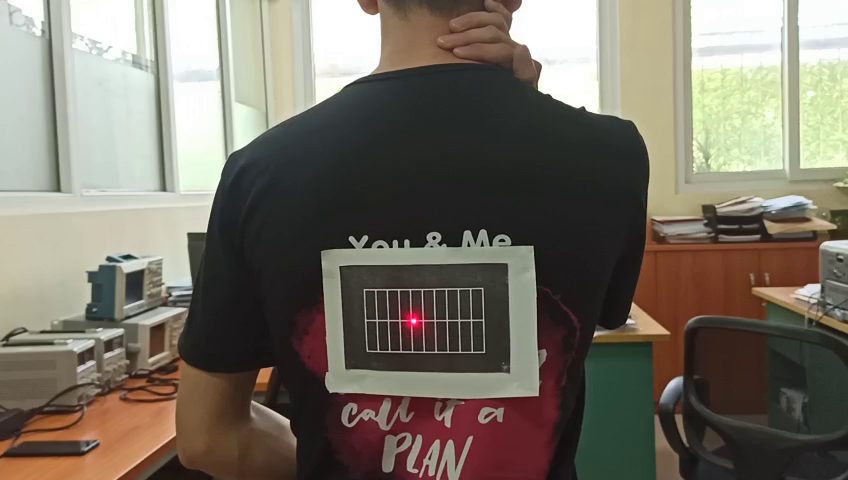
#> input picture frame 33 of video/13t6_BW.mp4, 848 x 480 px, given in place of video 13t6.mp4, which was not available
$ python Caculate_laser_point.py
#> lines starting #> are read from the running program, lines starting #| are printed output that depends on the picture; after the words box and inside, x2 and y2 are one past the last pixel; in counts of white or black regions, pixels touching at a corner belong together; pictures that were not available may be replaced by others from this repository, and a replacement may not be noted
from skimage.filters import threshold_local
import numpy as np
import argparse
import cv2
import imutils
import matplotlib.pyplot as plt


def order_points(pts):
    # initialzie a list of coordinates that will be ordered
    # such that the first entry in the list is the top-left,
    # the second entry is the top-right, the third is the
    # bottom-right, and the fourth is the bottom-left
    rect = np.zeros((4, 2), dtype="float32")
    # the top-left point will have the smallest sum, whereas
    # the bottom-right point will have the largest sum
    s = pts.sum(axis=1)
    rect[0] = pts[np.argmin(s)]
    rect[2] = pts[np.argmax(s)]
    # now, compute the difference between the points, the
    # top-right point will have the smallest difference,
    # whereas the bottom-left will have the largest difference
    diff = np.diff(pts, axis=1)
    rect[1] = pts[np.argmin(diff)]
    rect[3] = pts[np.argmax(diff)]
    # return the ordered coordinates
    return rect


def four_point_transform(image, pts):
    # obtain a consistent order of the points and unpack them
    # individually
    rect = order_points(pts)
    (tl, tr, br, bl) = rect
    # compute the width of the new image, which will be the
    # maximum distance between bottom-right and bottom-left
    # x-coordiates or the top-right and top-left x-coordinates
    widthA = np.sqrt(((br[0] - bl[0]) ** 2) + ((br[1] - bl[1]) ** 2))
    widthB = np.sqrt(((tr[0] - tl[0]) ** 2) + ((tr[1] - tl[1]) ** 2))
    maxWidth = max(int(widthA), int(widthB))
    # compute the height of the new image, which will be the
    # maximum distance between the top-right and bottom-right
    # y-coordinates or the top-left and bottom-left y-coordinates
    heightA = np.sqrt(((tr[0] - br[0]) ** 2) + ((tr[1] - br[1]) ** 2))
    heightB = np.sqrt(((tl[0] - bl[0]) ** 2) + ((tl[1] - bl[1]) ** 2))
    maxHeight = max(int(heightA), int(heightB))
    # now that we have the dimensions of the new image, construct
    # the set of destination points to obtain a "birds eye view",
    # (i.e. top-down view) of the image, again specifying points
    # in the top-left, top-right, bottom-right, and bottom-left
    # order
    dst = np.array([
        [0, 0],
        [maxWidth - 1, 0],
        [maxWidth - 1, maxHeight - 1],
        [0, maxHeight - 1]], dtype="float32")
    # compute the perspective transform matrix and then apply it
    M = cv2.getPerspectiveTransform(rect, dst)
    warped = cv2.warpPerspective(image, M, (maxWidth, maxHeight))
    # return the warped image
    return warped


# Doc file video (khoảng 60 khung/s)
cap = cv2.VideoCapture("video/video 13t6.mp4")

# Khai báo tạo video
# fourcc = cv2.VideoWriter_fourcc(*'XVID')
# outVideo = cv2.VideoWriter('output.avi', fourcc, 5, (1280, 720))

blackLower = (0, 0, 0)
blackUpper = (255, 150, 120)

whiteLower = (0, 0, 245)
whiteUpper = (255, 255, 255)

cXPre = 1
cYPre = 1
frameThu = 0
vel = 0
new_width = 1096
new_height = 800

disTwoPoint = []

while True:
    # Read a new frame
    ok, frame = cap.read()
#> frame is the input picture: shape (480, 848, 3); mean B, G, R 101.1, 112.7, 119.2
    if not ok:
        # Neu khong doc duoc tiep thi out
        break
    else:
        frameThu += 1

    fileNameOrig = 'anhOrig%s.jpg' % (frameThu)
    print(fileNameOrig)
    cv2.imwrite(fileNameOrig, frame)

    ratio = frame.shape[0] / 500.0  # Chiều cao ảnh chuẩn hóa(chia cho 500)
    orig = frame.copy()
    frame = imutils.resize(frame, height=500)
#> frame: shape (500, 883, 3)

    # convert the image to grayscale, blur it, and find edges
    # in the image
    blurred = cv2.GaussianBlur(frame, (5, 5), 0)
    hsv = cv2.cvtColor(blurred, cv2.COLOR_BGR2HSV)
#> hsv: shape (500, 883, 3); mean H, S, V 46, 53.7, 122.5

    gray = cv2.cvtColor(blurred, cv2.COLOR_BGR2GRAY)
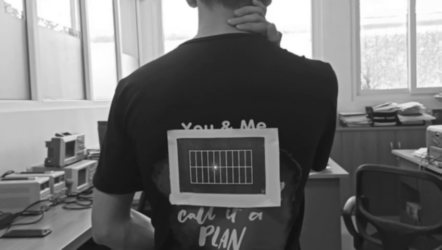
#> gray: shape (500, 883) (shown at 1/2 size); min 16, max 255, mean 113.2
    edged = cv2.Canny(gray, 75, 200)
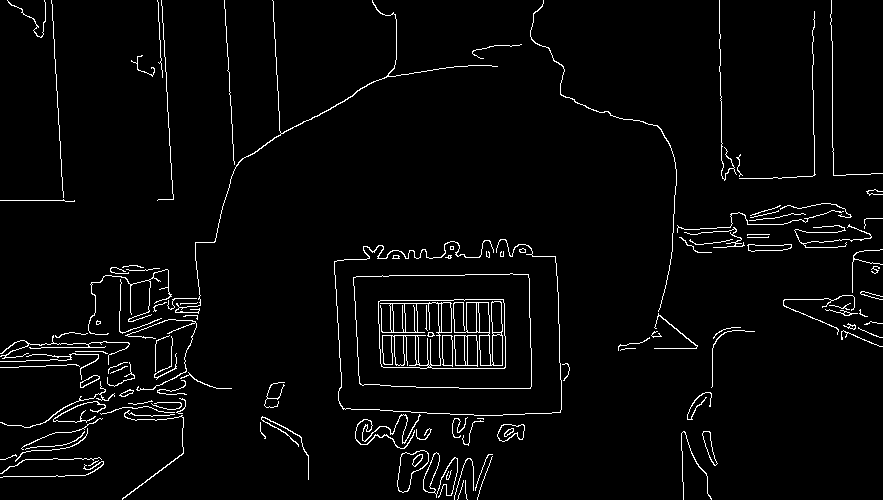
#> edged: shape (500, 883); 3.2% white in thin lines or dots

    mask = cv2.inRange(hsv, blackLower, blackUpper)
#> mask: shape (500, 883); 48.5% white; 87 white regions (55 under 20 px), largest, box (x1, y1, x2, y2) and area: (0, 35, 883, 500) 180437, (353, 274, 532, 389) 18725, (678, 213, 883, 338) 6796

    mask = cv2.erode(mask, None, iterations=2)
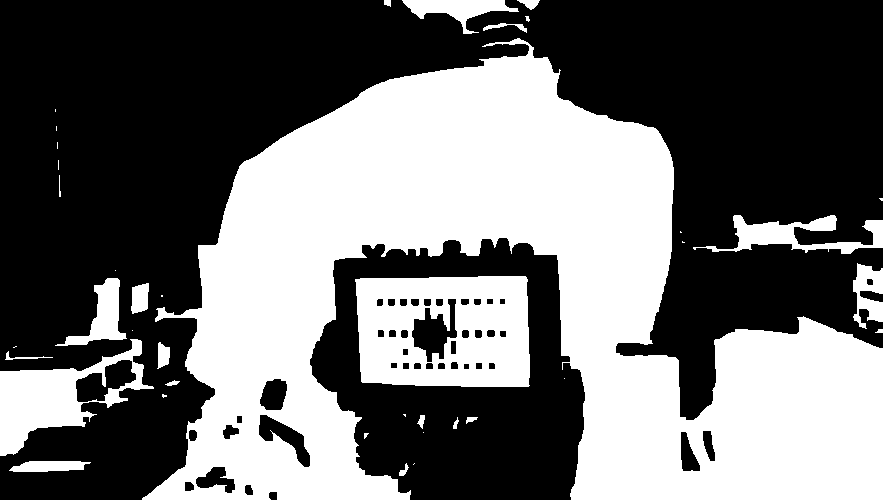
#> mask: shape (500, 883); 42.9% white; 39 white regions (18 under 20 px), largest, box (x1, y1, x2, y2) and area: (142, 38, 883, 500) 157482, (355, 276, 530, 387) 15884, (0, 339, 154, 456) 6649
    mask = cv2.dilate(mask, None, iterations=2)
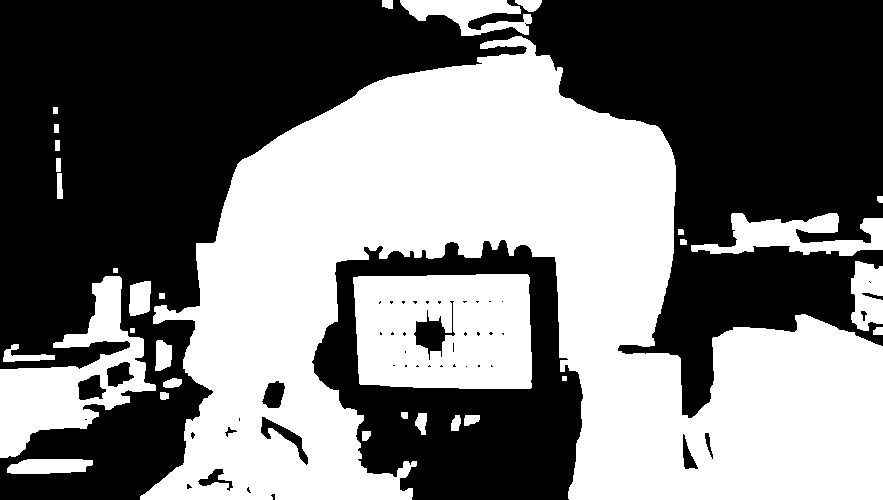
#> mask: shape (500, 883); 47.1% white; 32 white regions
    # show the original image and the edge detected image
    # print("STEP 1: Edge Detection")
    # cv2.imshow("Image", frame)
    # cv2.imshow("Edged", edged)
    # cv2.waitKey(0)
    # cv2.destroyAllWindows()

    # Step 2: Finding Contours
    # find the contours in the edged image, keeping only the
    # largest ones, and initialize the screen contour
    cnts = cv2.findContours(mask.copy(), cv2.RETR_LIST, cv2.CHAIN_APPROX_SIMPLE)
#> cnts = 78 contours, 37 with area under 20; largest, box (x1, y1, x2, y2) and area: (140, 36, 883, 500) 165992, (353, 274, 532, 389) 19374, (0, 276, 156, 458) 11107, (691, 213, 883, 256) 3881, (400, 0, 532, 36) 2340
    cnts = imutils.grab_contours(cnts)
    cnts = sorted(cnts, key=cv2.contourArea, reverse=True)[:]
    # loop over the contours
    for c in cnts:
        # approximate the contour
        peri = cv2.arcLength(c, True)
        approx = cv2.approxPolyDP(c, 0.02 * peri, True)
        # if our approximated contour has four points, then we
        # can assume that we have found our screen
        if len(approx) == 4:
            screenCnt = approx
            break
#> this loop made 2 passes
#> (peri, screenCnt) on pass 2: (574.5, [[528, 275], [353, 277], [359, 383], [530, 388]])

    if len(approx) != 4:
        print("Không thấy tờ giấy trong frame thứ ", frameThu)

    # show the contour (outline) of the piece of paper
    # print("STEP 2: Find contours of paper")
    # cv2.drawContours(image, [screenCnt], -1, (0, 255, 0), 2)
    # cv2.imshow("Outline", frame)
    # cv2.waitKey(0)
    # cv2.destroyAllWindows()

    # Step 3: Apply a Perspective Transform & Threshold
    # apply the four point transform to obtain a top-down
    # view of the original image
    try:
        warped = four_point_transform(orig, screenCnt.reshape(4, 2) * ratio)
#> in order_points, `s = pts.sum(axis=1)`: s = [770.9, 604.8, 712.3, 881.3]
#> in order_points, `diff = np.diff(pts, axis=1)`: diff = [-242.9, -72.96, 23.04, -136.3]
#> in four_point_transform, `rect = order_points(pts)`: rect = [[338.9, 265.9], [506.9, 264], [508.8, 372.5], [344.6, 367.7]]
#> in four_point_transform, `(tl, tr, br, bl) = rect`: tl = [338.9, 265.9]; tr = [506.9, 264]; br = [508.8, 372.5]; bl = [344.6, 367.7]
#> in four_point_transform, `widthA = np.sqrt(((br[0] - bl[0]) ** 2) + ((br[1] - bl[1]) ** 2))`: widthA = 164.2
#> in four_point_transform, `widthB = np.sqrt(((tr[0] - tl[0]) ** 2) + ((tr[1] - tl[1]) ** 2))`: widthB = 168
#> in four_point_transform, `heightA = np.sqrt(((tr[0] - br[0]) ** 2) + ((tr[1] - br[1]) ** 2))`: heightA = 108.5
#> in four_point_transform, `heightB = np.sqrt(((tl[0] - bl[0]) ** 2) + ((tl[1] - bl[1]) ** 2))`: heightB = 101.9
#> in four_point_transform, `maxHeight = max(int(heightA), int(heightB))`: maxHeight = 108
#> in four_point_transform, `dst = np.array([ [0, 0], [maxWidth - 1, 0], [maxWidth - 1, maxHeight -..`: dst = [[0, 0], [167, 0], [167, 107], [0, 107]]
#> in four_point_transform, `M = cv2.getPerspectiveTransform(rect, dst)`: M = [[1.14, -0.0643, -368], [0.0126, 1.1, -296.7], [0.000426, -0.000272, 1]]
#> in four_point_transform, `warped = cv2.warpPerspective(image, M, (maxWidth, maxHeight))`:
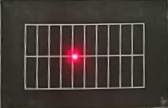
#> warped: shape (108, 168, 3); mean B, G, R 52.8, 57.6, 67.3
        # convert the warped image to grayscale, then threshold it
        # to give it that 'black and white' paper effect
        # warped = cv2.cvtColor(warped, cv2.COLOR_BGR2GRAY)
        # T = threshold_local(warped, 11, offset=10, method="gaussian")
        # warped = (warped > T).astype("uint8")*255
        # show the original and scanned images
        fileNameImage = 'anhOut%s.jpg' % (frameThu)
        print(fileNameImage)
        cv2.imwrite(fileNameImage, warped)
    except:
        print("Lỗi ở frame thứ", frameThu)

    # STEP 4: Detect point laser coordinates
    warped = cv2.resize(src=warped, dsize=(new_width, new_height))
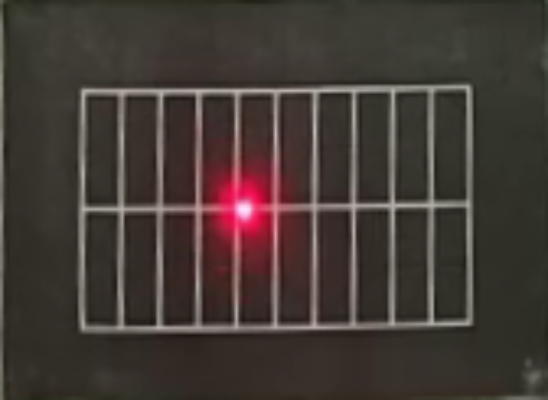
#> warped: shape (800, 1096, 3) (shown at 1/2 size); mean B, G, R 52.7, 57.5, 67.2

    blurredWar = cv2.GaussianBlur(warped, (5, 5), 0)
    hsvWar = cv2.cvtColor(blurredWar, cv2.COLOR_BGR2HSV)
#> hsvWar: shape (800, 1096, 3); mean H, S, V 25.2, 55.1, 67.3

    maskWar = cv2.inRange(hsvWar, whiteLower, whiteUpper)
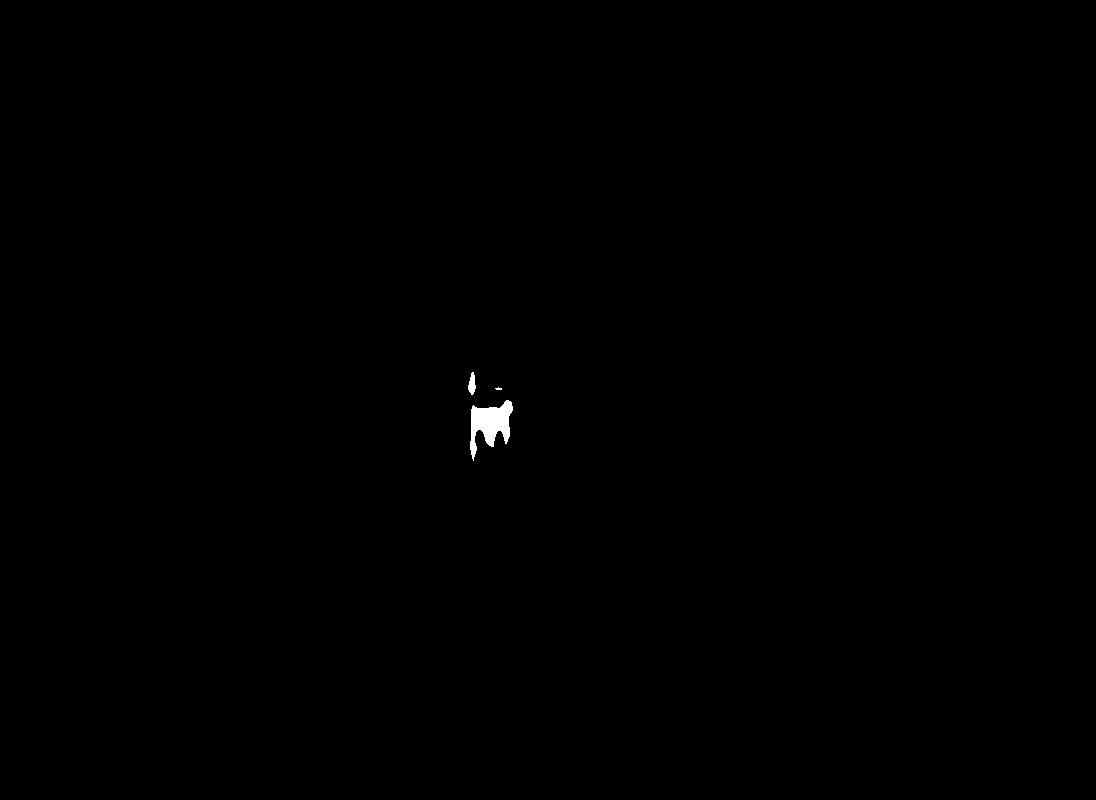
#> maskWar: shape (800, 1096); 0.17% white; 3 white regions (1 under 20 px), largest, box (x1, y1, x2, y2) and area: (470, 400, 513, 461) 1349, (468, 372, 476, 395) 120

    maskWar = cv2.erode(maskWar, None, iterations=2)
#> maskWar: shape (800, 1096); 0.1% white; 3 white regions (2 under 20 px), largest, box (x1, y1, x2, y2) and area: (473, 403, 511, 444) 811
    maskWar = cv2.dilate(maskWar, None, iterations=2)  # Đang là ảnh Gray với 2 mức xám 0 và 255
#> maskWar: shape (800, 1096); 0.16% white; 3 white regions, box (x1, y1, x2, y2) and area: (471, 401, 513, 446) 1211, (468, 377, 475, 392) 91, (470, 441, 477, 454) 77

    # convert the grayscale image to binary image
    ret, thresh = cv2.threshold(maskWar, 127, 255, 0)

    # calculate moments of binary image
    M = cv2.moments(thresh)
#> M = moments, m00 351645, centre m10/m00, m01/m00 = (488.9, 420.2)

    # calculate x,y coordinate of center
    cX = int(M["m10"] / M["m00"])
#> cX = 488
    cY = int(M["m01"] / M["m00"])
#> cY = 420

    # put text and highlight the center
    print("Tọa độ tâm: ", cX, cY)
#| Tọa độ tâm:  488 420
    # print("STEP 4: Detect point laser coordinates")

    # STEP 5: Velocity calculation of laser point
    if (frameThu == 1):
        cYPre = cY
#> cYPre = 420
        cXPre = cX
#> cXPre = 488

    if (cYPre != 0 and cYPre != 0 and frameThu % 10 == 0):
        dis = np.sqrt(((cX - cXPre) ** 2) + ((cY - cYPre) ** 2)) / 40
        vel = dis * 3  # Because 30 fps
        print("Vận tốc: ", vel, "cm/s")
        cYPre = cY
        cXPre = cX

    disTwoPoint.append(cX)

    # key = cv2.waitKey(1) & 0xff  # Neu nhan q thi thoat
    # if key == ord('q'):
    #     break
averagedDis = round(np.average(disTwoPoint))
diffDis = (disTwoPoint - averagedDis) / 40

time = (np.arange(frameThu)) / 30

plt.plot(time, diffDis, color='green', linestyle='dashed', linewidth=2,
         marker='o', markerfacecolor='red', markersize=5)

plt.xlabel('Thời gian(s)')
plt.ylabel('Khoảng cách sai lêch theo phương ngang(cm)')

plt.title('Dao động của người quanh giá trị trung bình')
plt.show()

# Hiện thị video
cv2.destroyAllWindows()

$ run again, starting later in the video
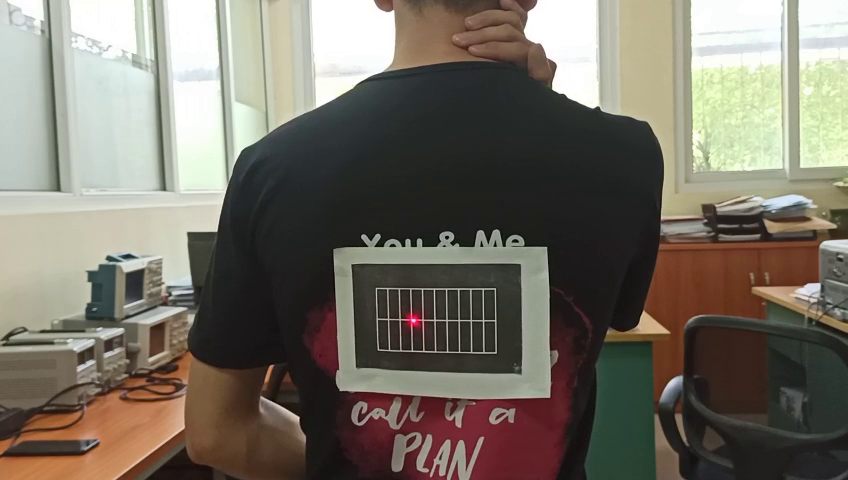
#> input picture frame 149 of video/13t6_BW.mp4, 848 x 480 px, given in place of video 13t6.mp4, which was not available
#> frame is the input picture: shape (480, 848, 3); mean B, G, R 101.4, 112.4, 118.4
#> frame: shape (500, 883, 3)
#> hsv: shape (500, 883, 3); mean H, S, V 47.5, 52, 121.7
#> `edged = cv2.Canny(gray, 75, 200)`:
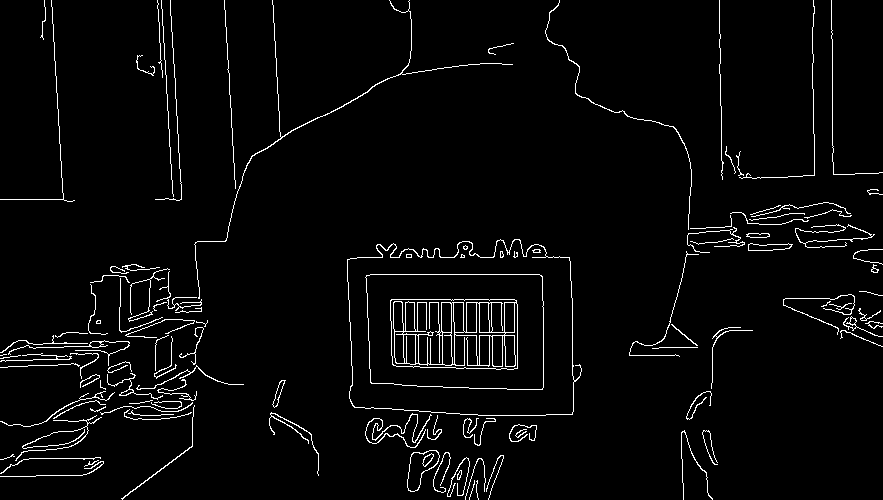
#> edged: shape (500, 883); 3.3% white in thin lines or dots
#> cnts = 87 contours, 47 with area under 20; largest, box (x1, y1, x2, y2) and area: (140, 35, 883, 500) 171753, (366, 274, 544, 390) 19542, (0, 276, 167, 457) 11200, (421, 0, 558, 34) 2149, (850, 261, 883, 331) 1706
#> the loop `for c in cnts:` made 2 passes
#> (peri, screenCnt) on pass 2: (577.1, [[366, 275], [371, 383], [543, 388], [541, 275]])
#> s = [615.4, 723.8, 893.8, 783.4]
#> diff = [-87.36, 11.52, -148.8, -255.4]
#> rect = [[351.4, 264], [519.4, 264], [521.3, 372.5], [356.2, 367.7]]
#> tl = [351.4, 264]; tr = [519.4, 264]; br = [521.3, 372.5]; bl = [356.2, 367.7]
#> widthA = 165.2
#> widthB = 168
#> heightA = 108.5
#> heightB = 103.8
#> maxHeight = 108
#> dst = [[0, 0], [167, 0], [167, 107], [0, 107]]
#> in four_point_transform, `M = cv2.getPerspectiveTransform(rect, dst)`: M = [[1.1, -0.0507, -371.7], [2.39e-17, 1.07, -281.8], [0.000296, -0.000193, 1]]
#> `warped = cv2.resize(src=warped, dsize=(new_width, new_height))`:
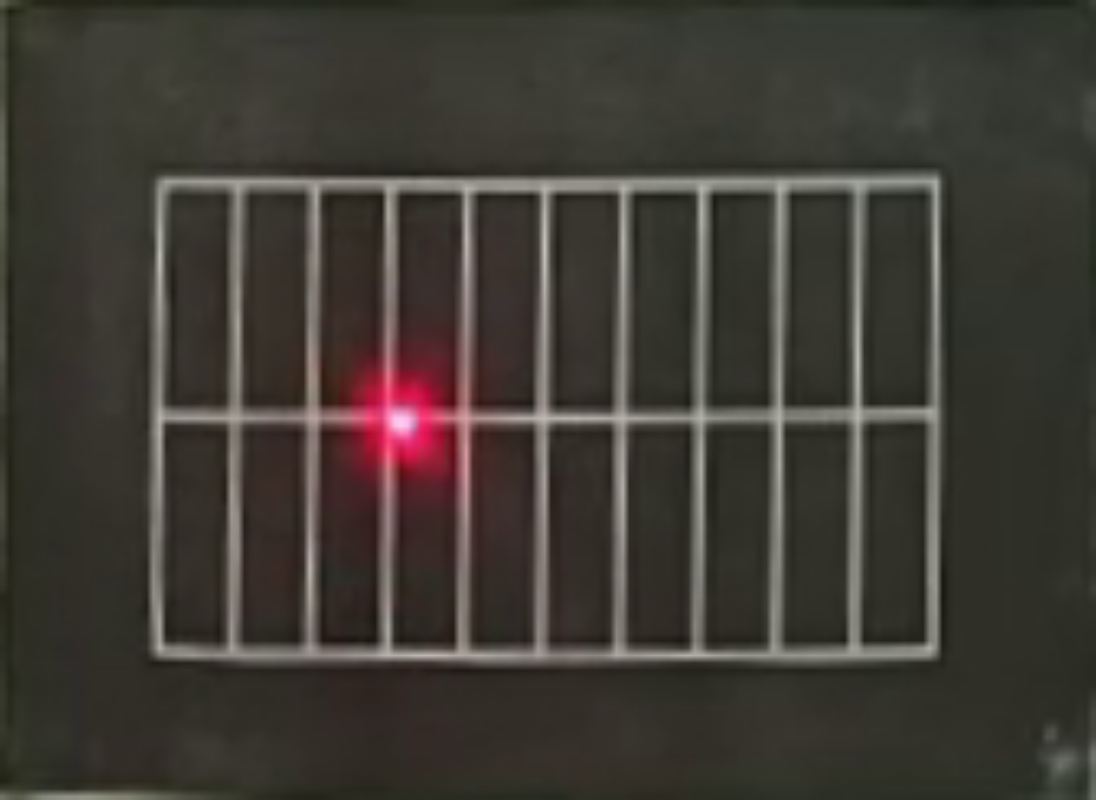
#> warped: shape (800, 1096, 3); mean B, G, R 51.9, 58.3, 62.9
#> hsvWar: shape (800, 1096, 3); mean H, S, V 28.1, 47.8, 63.5
#> `M = cv2.moments(thresh)`: M = moments, m00 126480, centre m10/m00, m01/m00 = (399.1, 424.3)
#> cX = 399
#> cY = 424
#| Tọa độ tâm:  399 424
#> cXPre = 399
